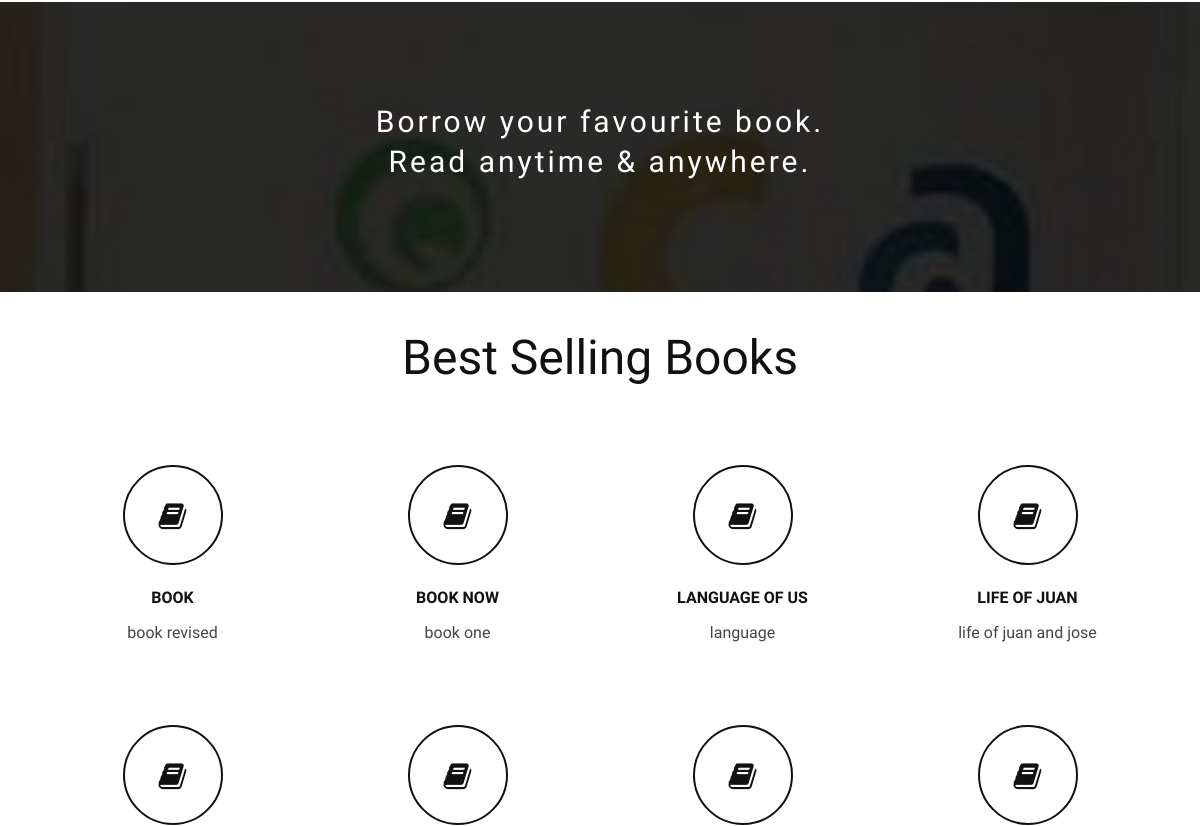
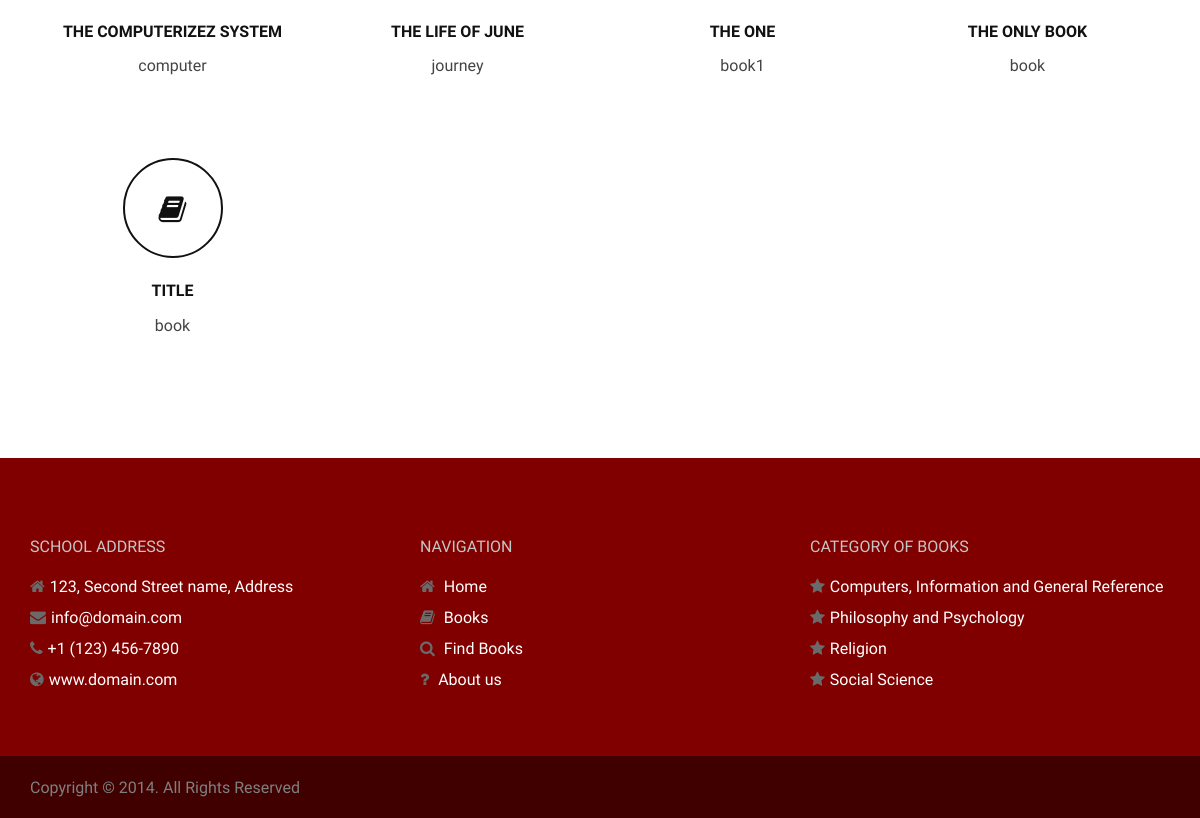
Before: / (lower part) with the older database file (2 pictures, top to bottom).
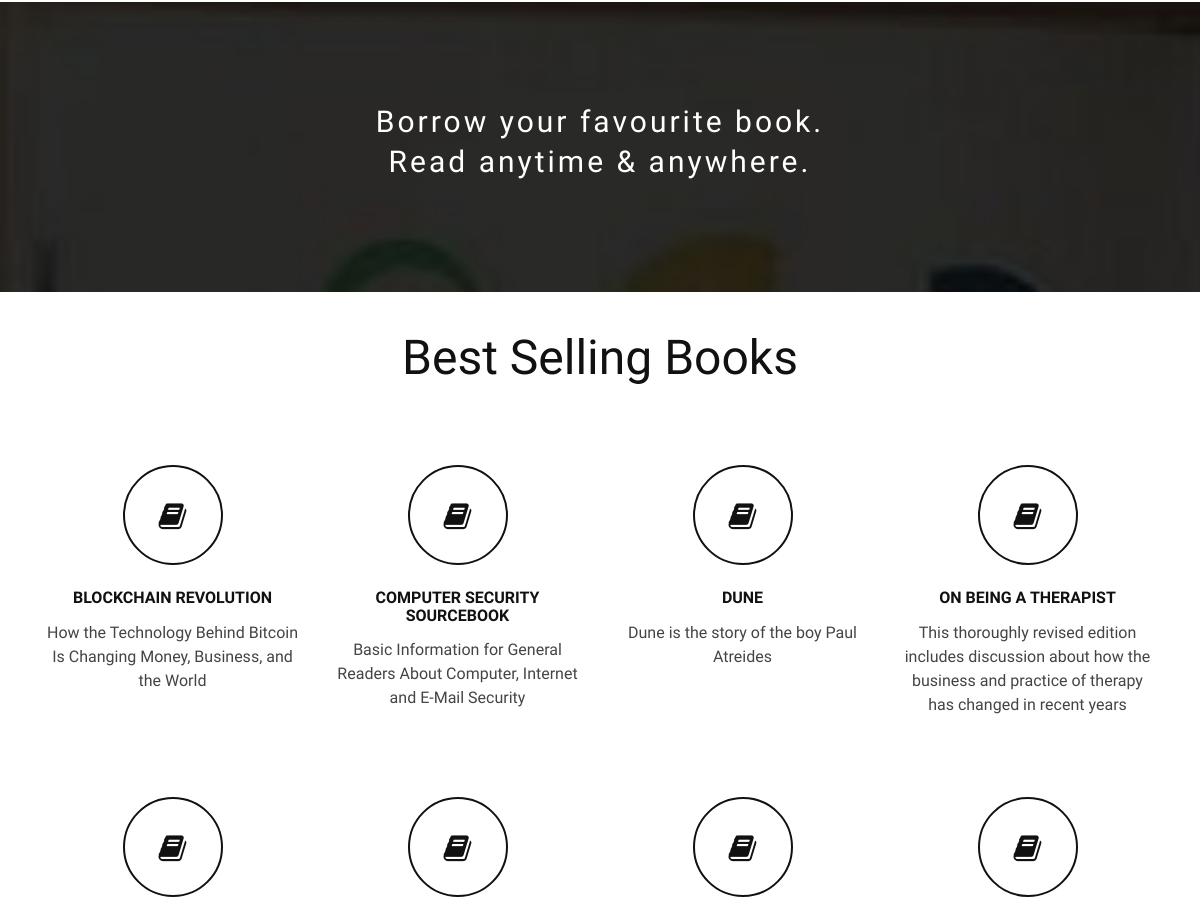
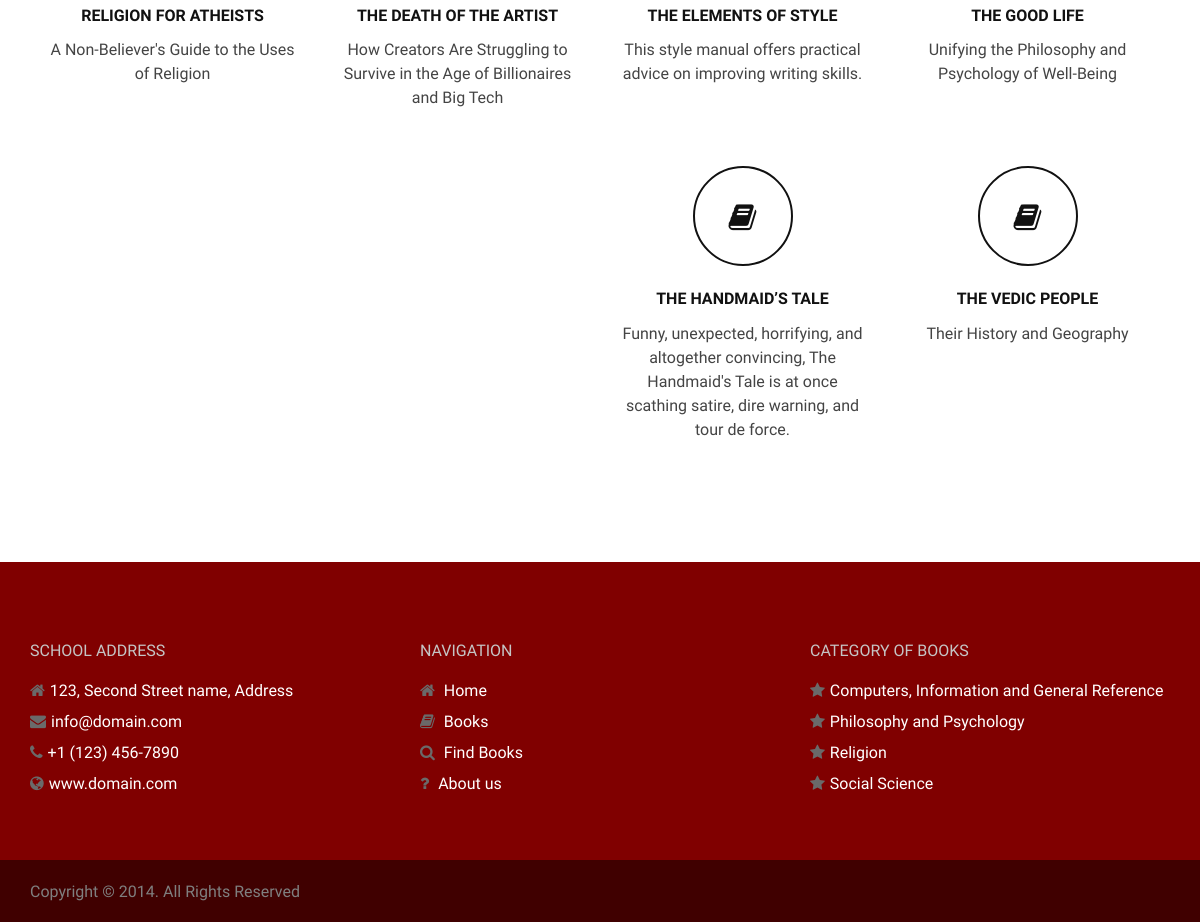
After: the same page with the newer database file (2 pictures, top to bottom).
### tables this page shows
CREATE TABLE `tblbooks` (
  `BookID` int(11) NOT NULL,
  `IBSN` varchar(13) NOT NULL,
  `BookTitle` varchar(125) NOT NULL,
  `BookDesc` varchar(255) NOT NULL,
  `Author` varchar(125) NOT NULL,
  `PublishDate` date NOT NULL,
  `BookPublisher` varchar(125) NOT NULL,
  `Category` varchar(90) NOT NULL,
  `BookPrice` double NOT NULL,
  `BookQuantity` int(11) NOT NULL,
  `Status` varchar(30) NOT NULL,
  `BookType` varchar(90) NOT NULL,
  `DeweyDecimal` varchar(90) NOT NULL,
  `OverAllQty` int(11) NOT NULL,
  `Donate` tinyint(1) NOT NULL,
  `Remarks` varchar(90) NOT NULL
);

CREATE TABLE `tblcategory` (
  `CategoryId` int(11) NOT NULL,
  `Category` varchar(125) NOT NULL,
  `DDecimal` varchar(90) NOT NULL
);

### index.php (called while the page is built, shortened)
<?php
require_once("include/initialize.php");
require_once("theme/templates.php");
?>

### include/database.php (called while the page is built, shortened)
<?php
class Database {
	var $sql_string = '';
	private $conn;
	public function open_connection() {
		$this->conn = mysqli_connect(server, user, pass);
		if (!$this->conn) {
			throw new Exception("Failed to connect to the database server: " . mysqli_connect_error());
		} else {
			$db_select = mysqli_select_db($this->conn, database_name);
		}
	}
	function setQuery($sql='') {
		$this->sql_string=$sql;
	}
	function executeQuery() {
		$result = mysqli_query($this->conn,$this->sql_string);
		return $result;
	}
	private function confirm_query($result) {
		return $result;
	}
	function loadResultList( $key='' ) {
		$cur = $this->executeQuery();
		$array = array();
		while ($row = mysqli_fetch_object($cur)) {
			if ($key) {
				$array[$row->$key] = $row;
			} else {
				$array[] = $row;
			}
		}
		return $array;
	}
}
$mydb = new Database();
?>

### home.php (the view, shortened to what the changed rows need)
<section id="service-section">
    <div class="container">
        <div class="row">
            <div class="col-md-12">
                <div class="section-title text-center wow fadeInDown" data-wow-duration="2s" data-wow-delay="50ms">
                    <h2>Best Selling Books</h2>
                </div>
            </div>
        </div>
                <?php
            $mydb->setQuery("SELECT * FROM `tblbooks` WHERE Status='Available' GROUP BY BookTitle");
                    $cur = $mydb->loadResultlist();
                    foreach ($cur as $result) {
                        echo '<tr>';
                        echo '<div class="col-md-3">
                                    <div class="services-post">
                                        <a href="index.php?q=borrow&id='.$result->IBSN.'"><i class="fa fa-book"></i></a>
                                        <h2>'. $result->BookTitle.'</h2>
                                        <p>'.  $result->BookDesc.'</p>
                                    </div>
                                </div>';
                }
            ?>
    </div>
</section>

### theme/templates.php (shortened to what the changed rows need)
<!DOCTYPE html>
<html lang="en">
    <head>
        <link rel="stylesheet" href="<?php echo web_root;?>asset/bootstrap/css/bootstrap.min.css" type="text/css">
        <link rel="stylesheet" href="<?php echo web_root;?>asset/font-awesome/css/font-awesome.min.css" type="text/css">
        <link rel="stylesheet" href="<?php echo web_root;?>asset/css/owl.carousel.css" type="text/css">
        <link rel="stylesheet" href="<?php echo web_root;?>asset/css/owl.theme.css" type="text/css">
        <link rel="stylesheet" href="<?php echo web_root;?>asset/css/owl.transitions.css" type="text/css">
        <link rel="stylesheet" type="text/css" href="<?php echo web_root;?>asset/css/animate.css">
        <link rel="stylesheet" type="text/css" href="<?php echo web_root;?>asset/css/lightbox.css">
        <link rel="stylesheet" type="text/css" href="<?php echo web_root;?>asset/css/style.css">
        <link rel="stylesheet" type="text/css" href="<?php echo web_root;?>asset/css/responsive.css">
        <link href="<?php echo web_root;?>admin/dist/css/datepicker.css" rel="stylesheet" />
        <link href="<?php echo web_root;?>admin/dist/css/dataTables.bootstrap4.min.css" rel="stylesheet" />
    </head>
    <body>
		<?php  require_once $content; ?>
        <section id="footer-section" class="footer-section">
            <div class="container">
                <div class="row">
                    <div class="col-md-4">
                        <div class="footer-address">
                            <ul>
                                <?php
                                    $sql = "SELECT * FROM tblcategory LIMIT 4";
                                    $mydb->setQuery($sql);
                                    $res = $mydb->loadResultList();
                                    foreach ($res as $object) {
                                        echo '<li class="footer-contact"><i class="fa fa-star"></i>'.$object->Category.'</li>';
                                    }
                                ?>
                            </ul>
                        </div>
                    </div>
                </div>
            </div>
        </section>
    </body>
</html>

Changed rows visible on the page:
no longer on this page (row edited): tblbooks: BookTitle "BOOK", BookDesc "book revised"
no longer on this page (row edited): tblbooks: BookTitle "LIFE OF JUAN", BookDesc "life of juan and jose"
no longer on this page (row edited): tblbooks: BookTitle "THE LIFE OF JUNE", BookDesc "journey"
no longer on this page (row edited): tblbooks: BookTitle "TITLE", BookDesc "book"
now on this page (row edited): tblbooks: BookTitle "BLOCKCHAIN REVOLUTION", BookDesc "How the Technology Behind Bitcoin Is Changing Money, Business, and the World"
changed tblbooks: BookTitle "THE COMPUTERIZEZ SYSTEM" → "COMPUTER SECURITY SOURCEBOOK"; BookDesc "computer" → "Basic Information for General Readers About Computer, Internet and E-Mail Security"; moves up the list
changed tblbooks: BookTitle "BOOK NOW" → "DUNE"; BookDesc "book one" → "Dune is the story of the boy Paul Atreides"
changed tblbooks: BookTitle "THE ONE" → "ON BEING A THERAPIST"; BookDesc "book1" → "This thoroughly revised edition includes discussion about how the business and practice of therapy has changed in recent years"
added tblbooks: BookTitle "RELIGION FOR ATHEISTS", BookDesc "A Non-Believer's Guide to the Uses of Religion"
changed tblbooks: BookTitle "THE ONLY BOOK" → "THE DEATH OF THE ARTIST"; BookDesc "book" → "How Creators Are Struggling to Survive in the Age of Billionaires and Big Tech"
changed tblbooks: BookTitle "LANGUAGE OF US" → "THE ELEMENTS OF STYLE"; BookDesc "language" → "This style manual offers practical advice on improving writing skills."; moves down the list
added tblbooks: BookTitle "THE GOOD LIFE", BookDesc "Unifying the Philosophy and Psychology of Well-Being"
added tblbooks: BookTitle "THE HANDMAID’S TALE", BookDesc "Funny, unexpected, horrifying, and altogether convincing, The Handmaid's Tale is at once scathing satire, dire warning, and tour de force."
now on this page (row edited): tblbooks: BookTitle "THE VEDIC PEOPLE", BookDesc "Their History and Geography"
